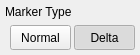
     <widget class="RtSa_ClickedWidget" name="Marker_Type" native="true">
      <property name="geometry">
       <rect>
        <x>119</x>
        <y>261</y>
        <width>140</width>
        <height>55</height>
       </rect>
      </property>
      <property name="focusPolicy">
       <enum>Qt::StrongFocus</enum>
      </property>
      <property name="styleSheet">
       <string notr="true"/>
      </property>
      <widget class="QLabel" name="Title_MarkerType">
       <property name="geometry">
        <rect>
         <x>5</x>
         <y>1</y>
         <width>121</width>
         <height>22</height>
        </rect>
       </property>
       <property name="text">
        <string>Marker Type</string>
       </property>
      </widget>
      <widget class="QPushButton" name="Marker_Normal">
       <property name="geometry">
        <rect>
         <x>10</x>
         <y>25</y>
         <width>61</width>
         <height>25</height>
        </rect>
       </property>
       <property name="focusPolicy">
        <enum>Qt::NoFocus</enum>
       </property>
       <property name="styleSheet">
        <string notr="true">#RtSa_Dialog_AllSetup[status = &quot;indoor&quot;]
QPushButton
{
	font:75 12px &quot;Arial&quot;;
   font-weight:bold;
color:rgba(101, 101, 101, 1);
	
	border-style:flat;
	background-image: url(:/rtsa/image/btn_opt_2_w125.png);
}
#RtSa_Dialog_AllSetup[status = &quot;indoor&quot;]
QPushButton:checked
{
	color:rgba(57, 57, 57, 1);
	background-image: url(:/rtsa/image/btn_opt_1_w125.png);
}

#RtSa_Dialog_AllSetup[status = &quot;outdoor&quot;]
QPushButton
{
	font:75 12px &quot;Arial&quot;;
   font-weight:bold;
color:rgba(101, 101, 101, 1);
	
	border-style:flat;
	background-image: url(:/rtsa/image/btn_opt_2_w125.png);
}
#RtSa_Dialog_AllSetup[status = &quot;outdoor&quot;]
QPushButton:checked
{
	color:rgba(57, 57, 57, 1);
	background-image: url(:/rtsa/image/btn_opt_1_w125.png);
}

#RtSa_Dialog_AllSetup[status = &quot;night&quot;]
QPushButton
{
	font:75 12px &quot;Arial&quot;;
   font-weight:bold;
   color:rgba(121, 106, 81, 1);
	border-style:flat;
	background-image: url(:/rtsa/image/night/btn_left_nor.png);
}
#RtSa_Dialog_AllSetup[status = &quot;night&quot;]
QPushButton:checked
{
	color:rgba(57, 57, 57, 1);
	background-image: url(:/rtsa/image/night/btn_left_click.png);
}



</string>
       </property>
       <property name="text">
        <string>Normal</string>
       </property>
       <property name="checkable">
        <bool>true</bool>
       </property>
       <property name="autoExclusive">
        <bool>true</bool>
       </property>
       <property name="flat">
        <bool>false</bool>
       </property>
      </widget>
      <widget class="QPushButton" name="Marker_Delta">
       <property name="geometry">
        <rect>
         <x>74</x>
         <y>25</y>
         <width>61</width>
         <height>25</height>
        </rect>
       </property>
       <property name="focusPolicy">
        <enum>Qt::NoFocus</enum>
       </property>
       <property name="styleSheet">
        <string notr="true">#RtSa_Dialog_AllSetup[status = &quot;indoor&quot;]
QPushButton
{
	font:75 12px &quot;Arial&quot;;
   font-weight:bold;
color:rgba(101, 101, 101, 1);
	
	border-style:flat;
	background-image: url(:/rtsa/image/btn_opt_1_w125.png);
 background-position:right;
}
#RtSa_Dialog_AllSetup[status = &quot;indoor&quot;]
QPushButton:checked
{
	color:rgba(57, 57, 57, 1);
	background-image: url(:/rtsa/image/btn_opt_2_w125.png);
 background-position:right;
}

#RtSa_Dialog_AllSetup[status = &quot;outdoor&quot;]
QPushButton
{
	font:75 12px &quot;Arial&quot;;
   font-weight:bold;
color:rgba(101, 101, 101, 1);
	
	border-style:flat;
	background-image: url(:/rtsa/image/btn_opt_1_w125.png);
 background-position:right;
}
#RtSa_Dialog_AllSetup[status = &quot;outdoor&quot;]
QPushButton:checked
{
	color:rgba(57, 57, 57, 1);
	background-image: url(:/rtsa/image/btn_opt_2_w125.png);
 background-position:right;
}

#RtSa_Dialog_AllSetup[status = &quot;night&quot;]
QPushButton
{
	font:75 12px &quot;Arial&quot;;
   font-weight:bold;
   color:rgba(121, 106, 81, 1);
	border-style:flat;
	background-image: url(:/rtsa/image/night/btn_right_nor.png);
}
#RtSa_Dialog_AllSetup[status = &quot;night&quot;]
QPushButton:checked
{
	color:rgba(57, 57, 57, 1);
	background-image: url(:/rtsa/image/night/btn_right_click.png);
}



</string>
       </property>
       <property name="text">
        <string>Delta</string>
       </property>
       <property name="checkable">
        <bool>true</bool>
       </property>
       <property name="checked">
        <bool>true</bool>
       </property>
       <property name="autoExclusive">
        <bool>true</bool>
       </property>
       <property name="flat">
        <bool>false</bool>
       </property>
      </widget>
     </widget>
